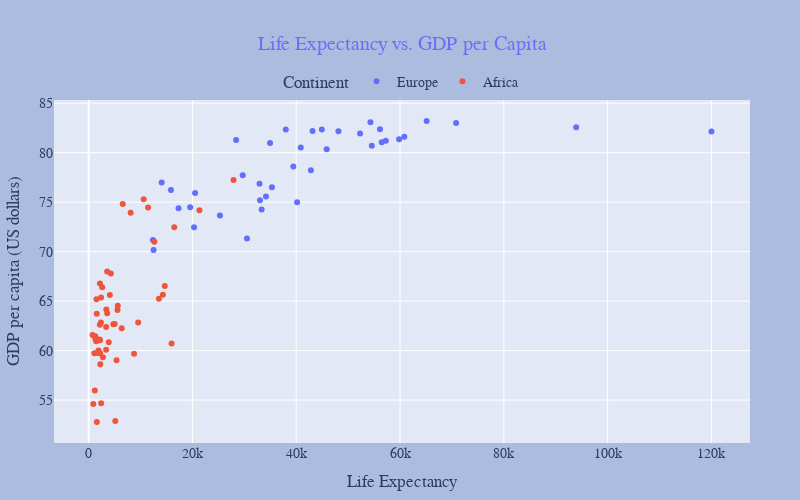

Here is the notebook cell this chart was saved with:
### Code cell
fig.update_layout(
    # Size and margins
    width=800, height=500, 
    margin=dict(l=50, r=50, t=100, b=50),

    # Universal font
    font=dict(family='Consolas', size=14),

    # Background colors
    plot_bgcolor='#E3E8F6', 
    paper_bgcolor="#ACBCDE", 
    
    # Title
    title=dict(text="Life Expectancy vs. GDP per Capita", x=0.5, font=dict(color='#6770f6'), xref='paper'),

    # Axes
    xaxis=dict(title="Life Expectancy", showgrid=True),
    yaxis=dict(title="GDP per capita (US dollars)", showgrid=True, gridcolor='white'),

    # Legend
    legend=dict(title="Continent", orientation='h', y=1.1, x=0.5, xanchor='center')
)
fig

### Figure 1 — Plotly figure (JSON) as saved in the notebook; plotly's stock layout.template omitted (floating-point values rounded to 4 significant figures)
{"data": [{"hovertemplate": "continent=Europe<br>gdp_capita=%{x}<br>life_expectancy=%{y}<extra></extra>", "legendgroup": "Europe", "marker": {"color": "#636efa", "symbol": "circle"}, "mode": "markers", "name": "Europe", "orientation": "v", "showlegend": true, "type": "scatter", "x": [14060.0, NaN, 57260.0, 20320.0, 54570.0, 15860.0, 25300.0, 29690.0, 42830.0, 60830.0, 39440.0, NaN, 52310.0, 48130.0, 56480.0, NaN, 28420.0, 34170.0, 54300.0, 93940.0, NaN, 43140.0, 33020.0, NaN, 40180.0, 120000.0, 44930.0, 12510.0, NaN, 20510.0, 59820.0, 17320.0, 65130.0, 35320.0, 34960.0, 33340.0, 30510.0, 59520.0, 19560.0, 32920.0, 40870.0, 37990.0, 56140.0, 70810.0, 12390.0, 45870.0], "xaxis": "x", "y": [76.99, NaN, 81.19, 72.46, 80.7, 76.22, 73.66, 77.72, 78.23, 81.6, 78.6, 83.2, 81.93, 82.18, 81.04, 82.2, 81.29, 75.57, 83.06, 82.56, 80.59, 82.2, 75.19, 81.66, 74.98, 82.14, 82.35, 70.17, NaN, 75.93, 81.36, 74.4, 83.21, 76.5, 80.98, 74.25, 71.34, NaN, 74.48, 76.87, 80.53, 82.33, 82.36, 83.0, 71.19, 80.35], "yaxis": "y"}, {"hovertemplate": "continent=Africa<br>gdp_capita=%{x}<br>life_expectancy=%{y}<extra></extra>", "legendgroup": "Africa", "marker": {"color": "#EF553B", "symbol": "circle"}, "mode": "markers", "name": "Africa", "orientation": "v", "showlegend": true, "type": "scatter", "x": [11450.0, 6367.0, 3365.0, 14300.0, 2211.0, 751.2, 6577.0, 3871.0, 895.3, 1573.0, 3403.0, 1103.0, 3574.0, 5377.0, 5020.0, 12660.0, 15980.0, NaN, 8755.0, 2379.0, 14680.0, 2157.0, 5558.0, 2750.0, 1905.0, 4749.0, 2413.0, 1461.0, 16500.0, 1517.0, 1573.0, 2243.0, 5613.0, 21350.0, 8089.0, 1303.0, 9548.0, 1283.0, 5138.0, 2182.0, 4286.0, 3574.0, 27920.0, 1675.0, 1191.0, 13530.0, NaN, 4092.0, 2613.0, 2180.0, 10600.0, 2366.0, 3362.0, 2102.0], "xaxis": "x", "y": [74.45, 62.26, 60.09, 65.65, 59.73, 61.57, 74.81, 60.83, 54.6, 52.78, 64.17, 59.74, 63.78, 59.03, 62.69, 70.99, 60.71, 67.13, 59.69, 65.37, 66.53, 62.61, 64.11, 59.33, 60.0, 62.67, 54.69, 60.95, 72.47, 65.18, 63.72, 58.63, 64.53, 74.18, 73.92, 61.17, 62.83, 61.45, 52.89, 66.77, 67.78, 68.01, 77.24, 59.76, 55.97, 65.25, 55.48, 65.61, 66.41, 61.03, 75.29, 62.85, 62.38, 61.12], "yaxis": "y"}], "layout": {"font": {"family": "Consolas", "size": 14}, "height": 500, "legend": {"orientation": "h", "title": {"text": "Continent"}, "tracegroupgap": 0, "x": 0.5, "xanchor": "center", "y": 1.1}, "margin": {"b": 50, "l": 50, "r": 50, "t": 100}, "paper_bgcolor": "#ACBCDE", "plot_bgcolor": "#E3E8F6", "title": {"font": {"color": "#6770f6"}, "text": "Life Expectancy vs. GDP per Capita", "x": 0.5, "xref": "paper"}, "width": 800, "xaxis": {"anchor": "y", "domain": [0, 1], "showgrid": true, "title": {"text": "Life Expectancy"}}, "yaxis": {"anchor": "x", "domain": [0, 1], "gridcolor": "white", "showgrid": true, "title": {"text": "GDP per capita (US dollars)"}}}}
